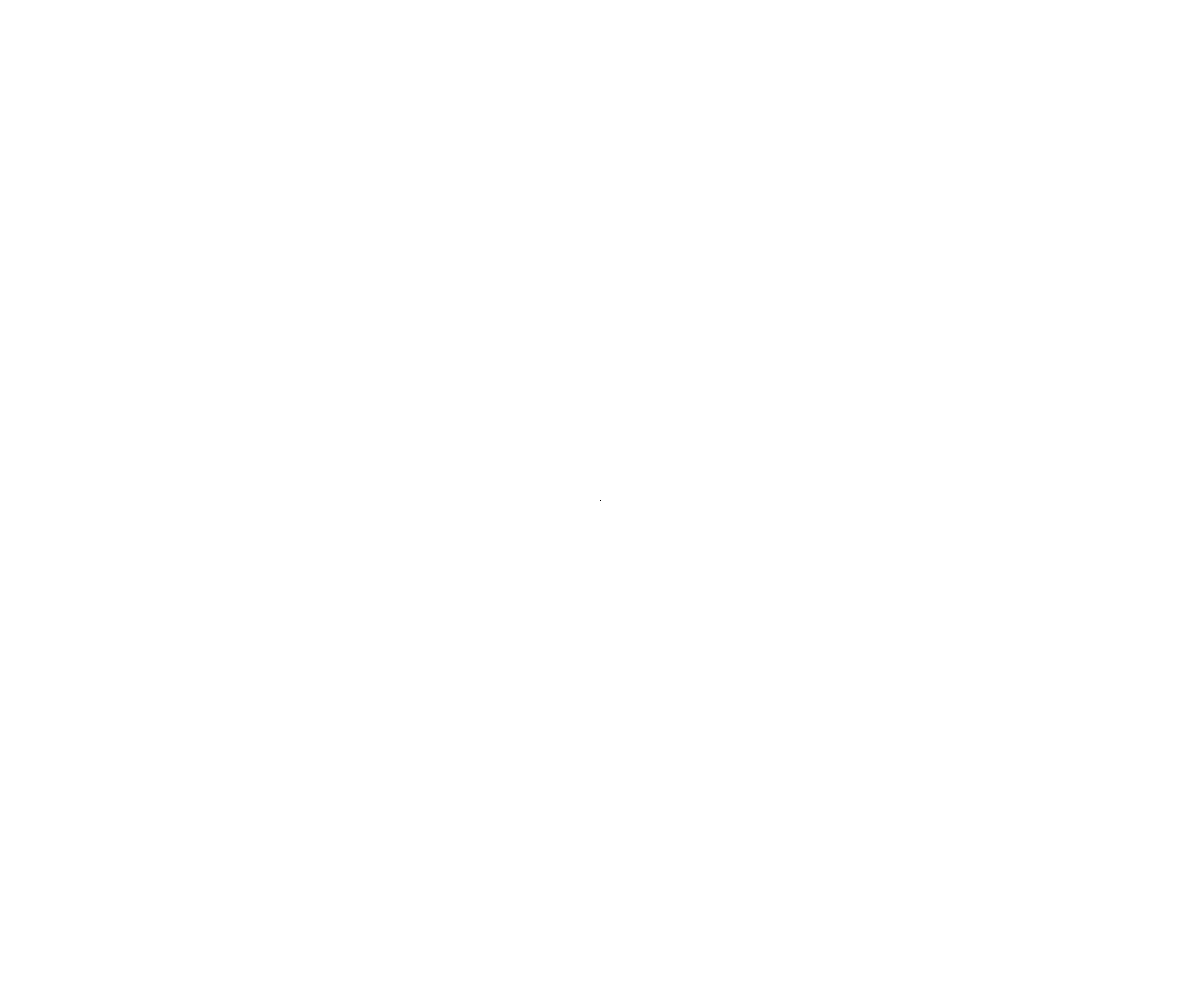
Frame 1 (no input)
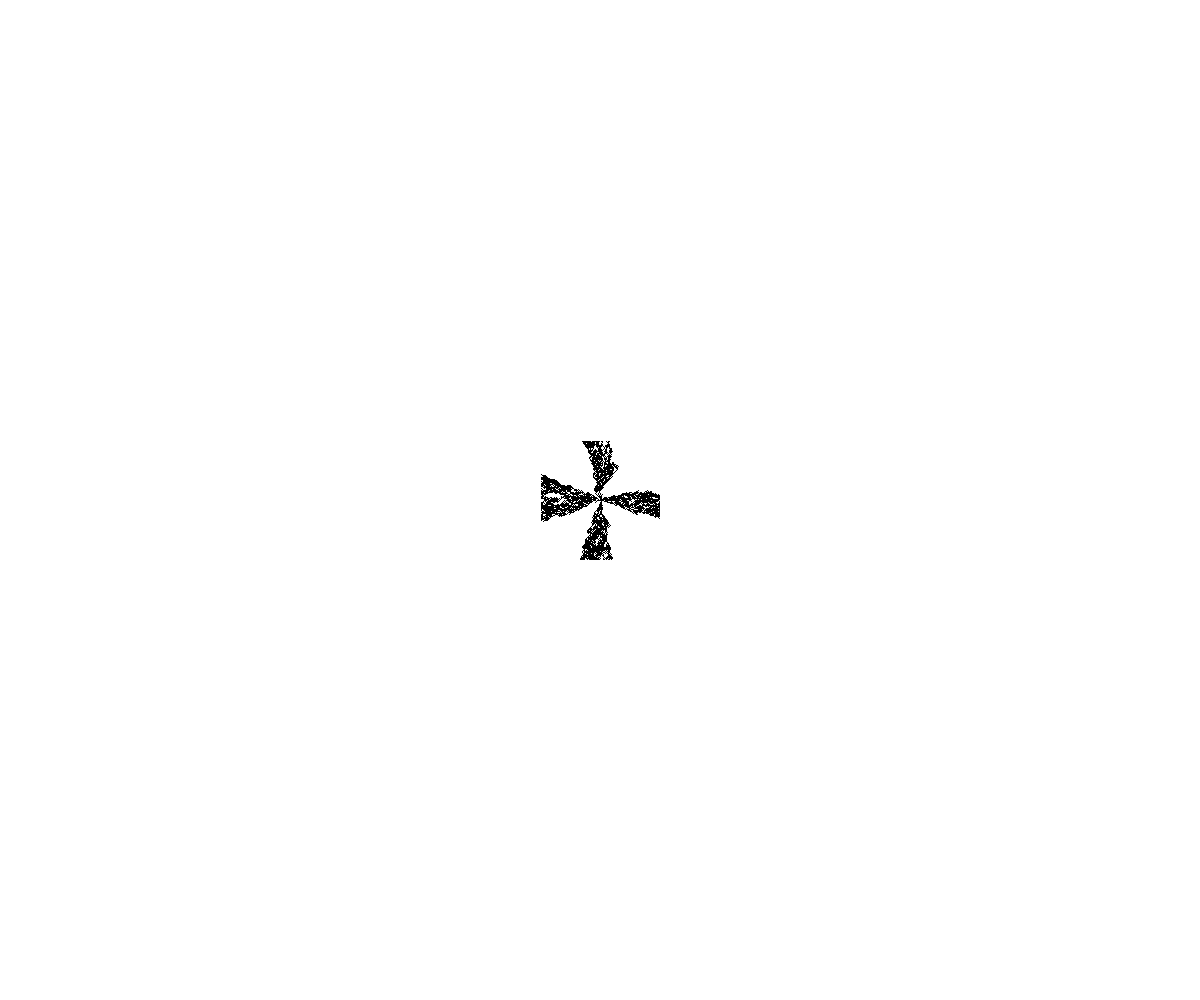
Frame 60 (no input)
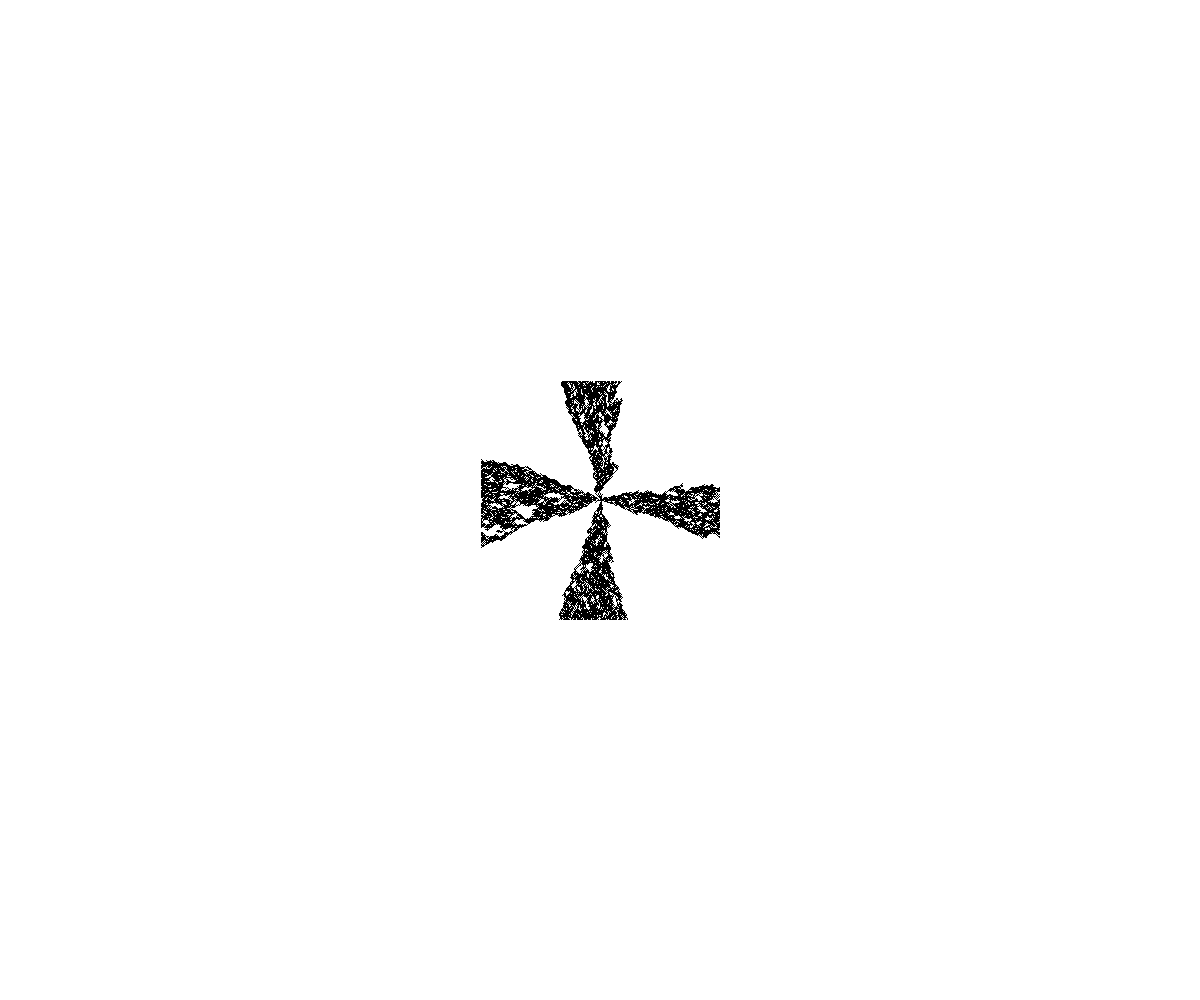
Frame 120 (the mouse pressed at the canvas centre since frame 60)

The p5.js sketch that drew these frames (run headless with seeded random() and noise() and a simulated clock; from frame 60 on, the mouse is pressed at the canvas centre):

// p5.js sketch
// ── sketch.js
const gridSize = 1;
let rows, cols,offx,offy,midCol,midRow;
let cells = [];
const chance = .5;

function drawCell(col, row) {
  square(offx+col*gridSize,offy+row*gridSize,gridSize);
}

function getKey(col,row) {
  return `${col},${row}`;
}

function setup() {
  createCanvas(innerWidth,innerHeight);
  noStroke();
  fill(0);
  cols = floor(width/gridSize);
  rows = int(height/gridSize);
  offx = (width-gridSize*cols)/2;
  offy = (height-gridSize*rows)/2;
  const col = floor(cols/2);
  const row = floor(rows/2);
  cells.push({col,row});
  midCol = col;
  midRow = row;
  background(255);
}

function getNeighbors(col,row) {
  const neighbors = [];
  for (let ocol=col-1;ocol<=col+1;ocol++) {
    for (let orow=row-1;orow<=row+1;orow++) {
      if(ocol >= 0 && ocol < cols && orow >= 0 && orow < rows && (ocol != col || orow != row)) {
        neighbors.push({col:ocol,row:orow});
      }
    }
  }
  return neighbors;
}

const noiseScale = 1;
let time = 0;
const timeScale = .001;
let ring = 0;
function draw() {
  const inNextCells = new Set();
  const nextCells = [];
  ring++;
  for (const cell of cells) {
    const {col,row} = cell;
    fill(0);
    drawCell(col,row);
    for(const neighbor of getNeighbors(col, row)) {
      const {col:ocol, row:orow} = neighbor;
      const key = getKey(ocol, orow);
      if(!inNextCells.has(key) && (abs(ocol-midCol)===ring || abs(orow-midRow) === ring) && random() < chance) {
        inNextCells.add(key);
        nextCells.push(neighbor);
      }
    }
  }
  cells = nextCells;
  time += timeScale;
}
